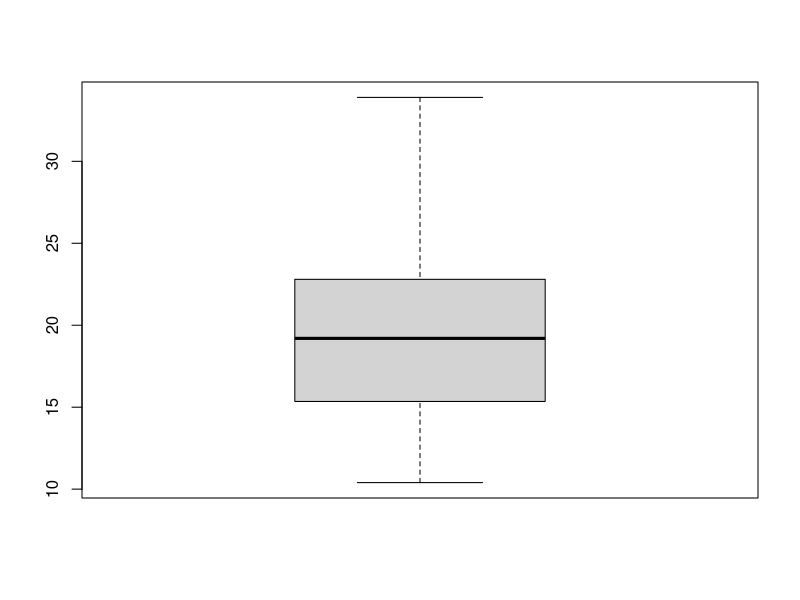
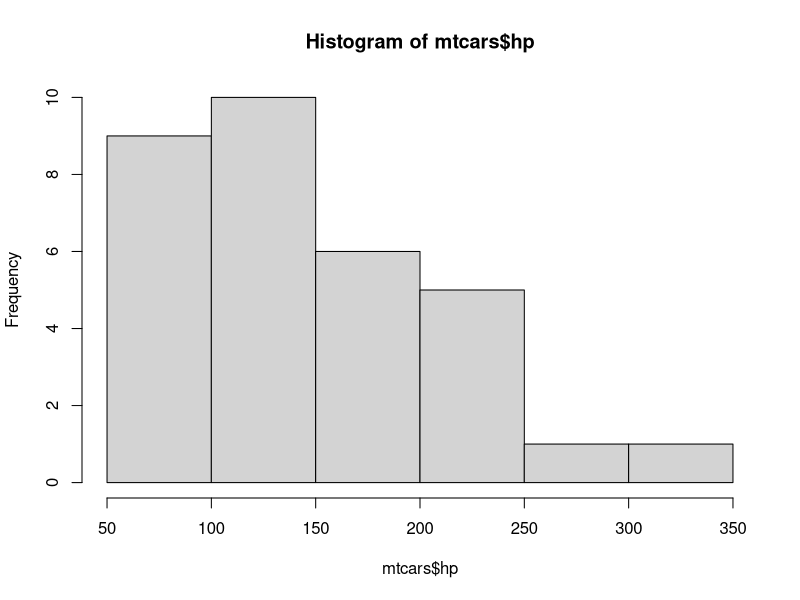
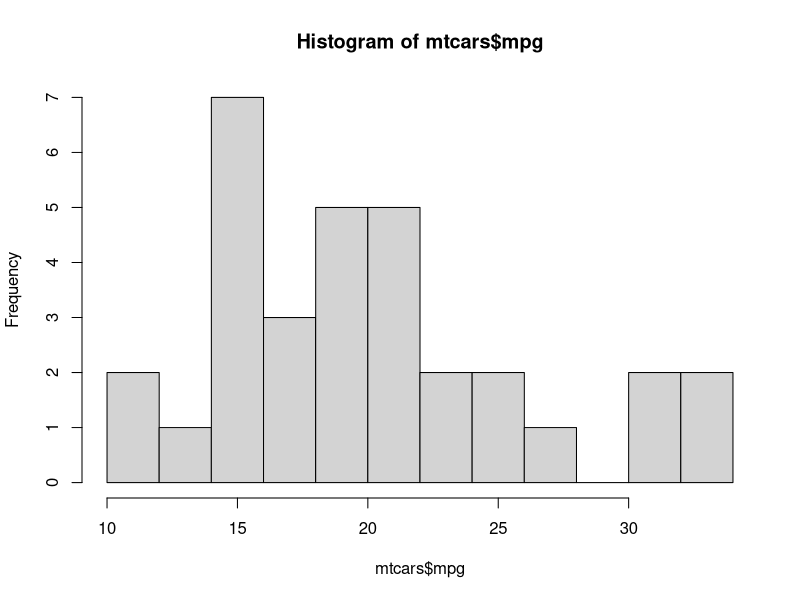
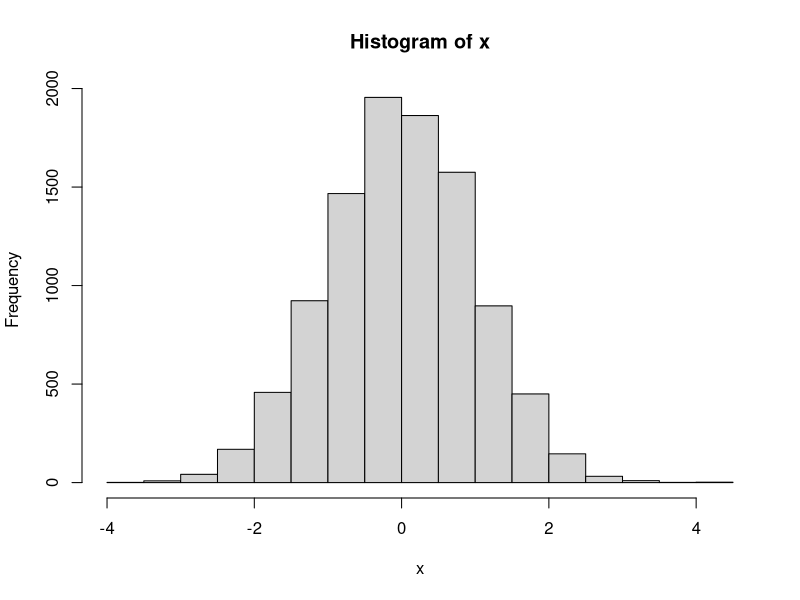
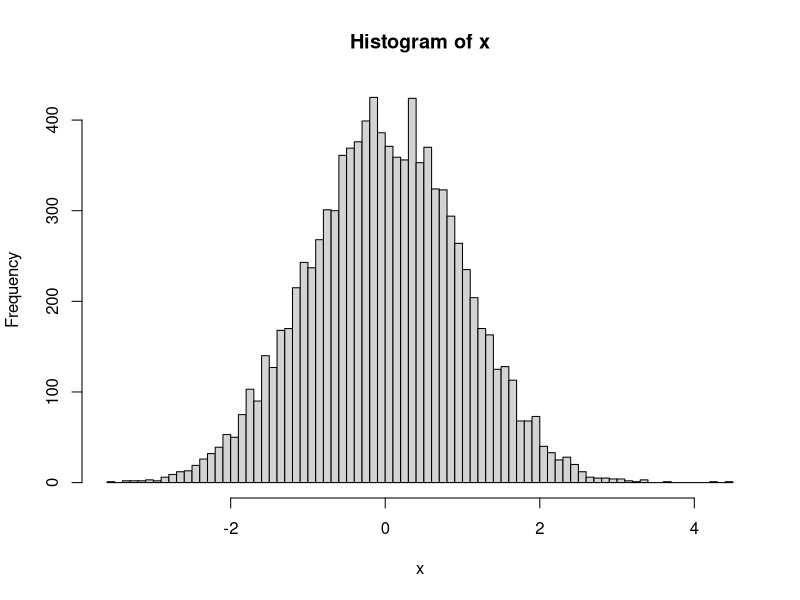
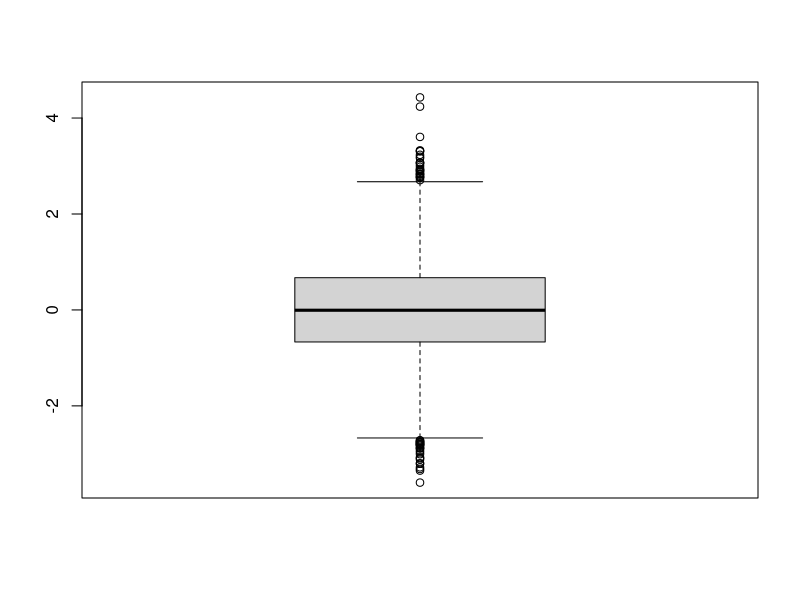
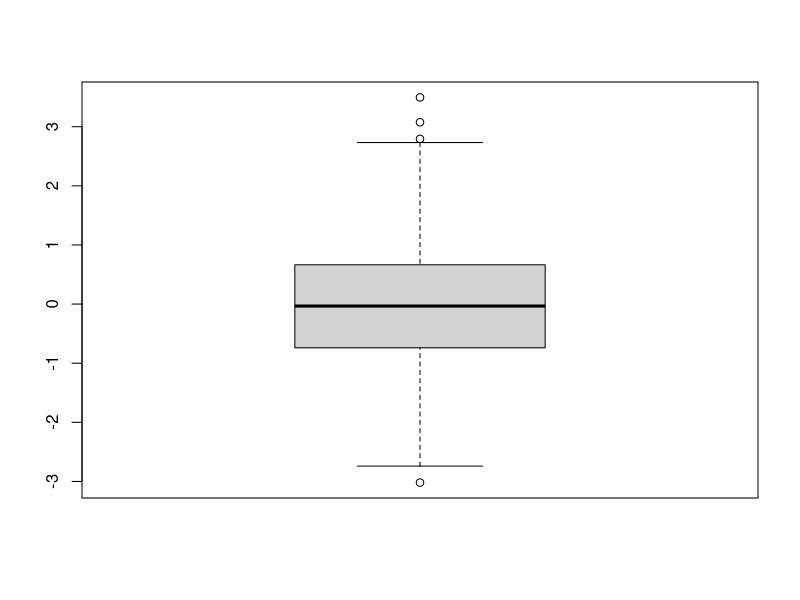

These figures' R source, in order:

## Optional discussion on function to replace values at a specific position in a string


n.sub=function(pattern,replacement,pos,string){
  
  s=substring(string,1:nchar(string),1:nchar(string))
  
  temp=grep(pattern,s)
  
  if(is.na(temp[pos])){return(string)}
  else{
    s[temp[pos]]=replacement
    string=paste(s,collapse="")
    return(string)
  }
}

anystring="sdkj)fbs2)3783k)jbzsls"

n.sub(")","#@$",3,anystring)

# Functions for numeric summaries of the data
data(mtcars)

## ------------------------------------------------------------------------
mean(mtcars$mpg)
median(mtcars$mpg)
min(mtcars$mpg)
max(mtcars$mpg)
var(mtcars$mpg)
sd(mtcars$mpg)
IQR(mtcars$mpg)
range(mtcars$mpg)

# this is not an exhaustive list


## ------------------------------------------------------------------------
summary(mtcars$mpg)

summary(mtcars)


## ------------------------------------------------------------------------
# Accessing Summary function's results
s=summary(mtcars$mpg)

class(s)

names(s)


## ------------------------------------------------------------------------
s["1st Qu."]

## ------------------------------------------------------------------------
s=summary(mtcars)
class(s)
names(s)

## ------------------------------------------------------------------------
#this outputs element in 1st row and 2 column in tables s, 
# which will be min value of variable "cyl"
s[1,2]

## ------------------------------------------------------------------------
# summary function from another library have better accessible results
library(psych)
describe(mtcars)

## ------------------------------------------------------------------------
s=describe(mtcars)
class(s)
rownames(s)
colnames(s)
## ------------------------------------------------------------------------
s["gear","max"]

## ------------------------------------------------------------------------
s[c("gear","mpg","wt"),c("max","sd","mad")]

## ------------------------------------------------------------------------
boxplot(mtcars$mpg)

# find out by looking at the documentation or elsewhere , how the whiskers are made in R
hist(mtcars$hp)

hist(mtcars$mpg,breaks=10)

x=rnorm(10000)
hist(x)
hist(x,breaks=100)

boxplot(x)

# in the boxplot , find out how are the horizontal lines are drawn at the extremese
# are these always max and min values 
# or there is a forumla taken into account to come up with these limits
# what are those points depcting here outside of these lines

x=rnorm(1000)
boxplot(x)

## ------------------------------------------------------------------------
library(vcd)
data(Arthritis)
View(Arthritis)
## ------------------------------------------------------------------------

tab1=table(Arthritis$Improved)

tab1

## ------------------------------------------------------------------------
t=prop.table(tab1)

t

## ------------------------------------------------------------------------
round(t,2)

prop.table(tab1)*100

## ------------------------------------------------------------------------
table(Arthritis$Improved,Arthritis$Treatment)

xtabs(~Improved+Treatment,data=Arthritis)

## ------------------------------------------------------------------------
tab2=prop.table(xtabs(~Improved+Treatment,data=Arthritis))
tab2
## ------------------------------------------------------------------------
prop.table(tab2)

#Percentages total to 1 across values of Treatment
prop.table(tab2,1)

#Percentages total to 1 across values of Improved
prop.table(tab2,2)

## ------------------------------------------------------------------------
margin.table(tab2)
margin.table(tab2,1)
margin.table(tab2,2)

## ------------------------------------------------------------------------
addmargins(tab2)
addmargins(tab2,2)
addmargins(tab2,1)

## ------------------------------------------------------------------------
tab3=xtabs(~Treatment+Sex+Improved,data=Arthritis)

ftable(tab3)

## ------------------------------------------------------------------------
margin.table(tab3,1)
margin.table(tab3,c(1,3))
margin.table(tab3,c(2,3))
## ------------------------------------------------------------------------
ftable(prop.table(tab3))

ftable(prop.table(tab3,c(1,2)))

## ------------------------------------------------------------------------
ftable(addmargins(prop.table(tab3,c(1,2)),3))
#It is believed that mileage of a car is related to whether it has automatic 
# transmission or not, examine this using mtcars data.

## class case solution : by the students

mycars=mtcars[,c("mpg","am")]

mean(mycars$mpg)

mycars.am0=mycars[mycars$am==0,]
mycars.am1=mycars[mycars$am==1,]


mean(mycars.am0$mpg)
mean(mycars.am1$mpg)

#Using other information in the data analyse how , 
#engine type[vs]   affects car mileage 

myarth=Arthritis[Arthritis$Treatment=="Treated",]

mean(myarth[myarth$Improved=="None",]$Age)

mean(myarth[myarth$Improved=="Marked",]$Age)

mean(myarth[myarth$Improved=="Some",]$Age)


